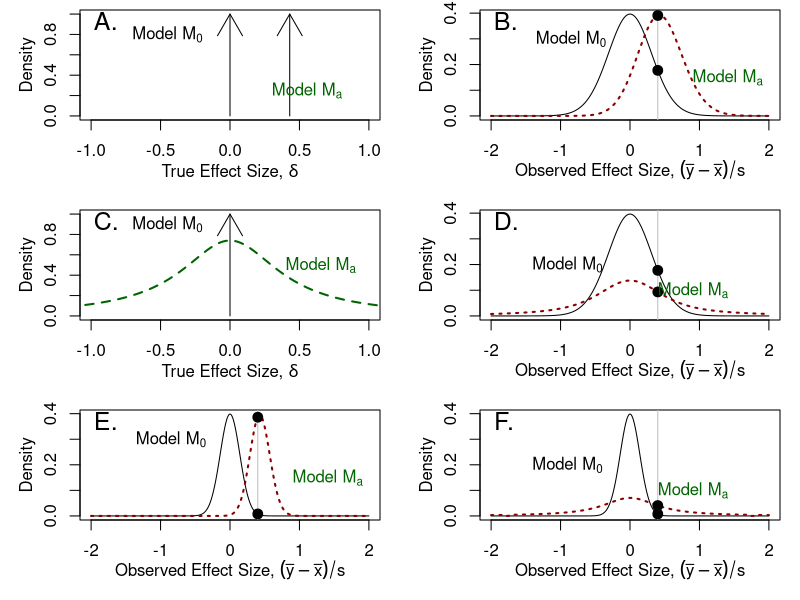
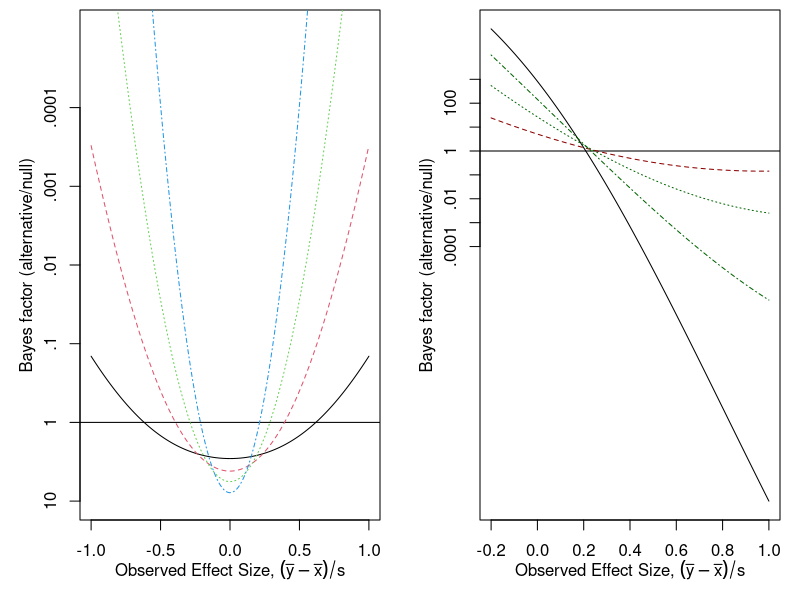

Write the R code that produced these figures, in order.
#library('msm')
#one and two-sample implemented

setwd("~/GitHub/VG2-Bayes/")
N.s = 40  #two-sample, small N
N.m = 100 # med N
N.l = 200 # large N
N.xl = 400 # extra-large N
# N=20 #one-sample

z=seq(-2, 2,.005) # over what interval do we plot?
I=length(z)

# Generate estimates
#Cauchy
s=.43 # set scale
f=dcauchy(z,0,s) # get density function over interval Z for cauchy w/ scale s

# Epred gives prediction of the null model:
EDens=function(obs,N) dt(sqrt(N)/2*obs,(N-2))
# EDens=function(obs,N) dt(sqrt(N)*obs,N-1) # pdf of expected data (will treat N as constant) 
# effect size above is t-value * sqrt(N) so that it is scaled to standard dev. not standard error.
Epred.s=EDens(z,N.s) # run this over z for the expected data given H0
#Epred.m=EDens(z,N.m)
Epred.l=EDens(z,N.l)
#Epred.xl=EDens(z,N.xl)

# Ppred gives prediction of the point-alternative effect model:
PDens = function(obs, N) dt(sqrt(N)/2*obs, N-2, ncp = sqrt(N)/2*.43)
Ppred.s = PDens(z, N.s)
#Ppred.m = PDens(z,N.m)
Ppred.l = PDens(z,N.l)
#Ppred.xl = PDens(z,N.xl)

# Cpred gives prediction of the Cauchy-distributed effect model:
Cintgrand=function(delta,obs,N) dt(sqrt(N/2)*obs,2*(N-1),sqrt(N/2)*delta)*dcauchy(delta,0,s)
#Cintgrand=function(delta,obs,N) {
#  dt(sqrt(N)*obs, df = N-1, ncp = sqrt(N) * delta) * dcauchy(delta, 0 ,s) # convolved t with cauchy
#  # This is product of prob of observed effect size at some effect size delta TIMES
#  # the prior probability of that effect size delta given the model (Cauchy with scale s)
#}
# integrate Cintgrand over obs=[-20, 20]
CDens=function(obs,N) integrate(Cintgrand,lower=-20,upper=20,obs=obs,N=N)$value 
# Now integrate over every possible effect size on z
Cpred.s = Cpred.m = Cpred.l = Cpred.xl = 1:I
for (i in 1:I) Cpred.s[i]=CDens(z[i],N.s) 
#for (i in 1:I) Cpred.m[i]=CDens(z[i],N.m)
for (i in 1:I) Cpred.l[i]=CDens(z[i],N.l) 
#for (i in 1:I) Cpred.xl[i]=CDens(z[i],N.xl)

# Npred gives prediction of Anderson's point hypothesis
Nintgrand = function(delta, obs, N) { # function of delta, treating obs and N as constants
  dt(sqrt(N/2)*obs, df = 2*(N-1), ncp = sqrt(N/2)*delta) * dnorm(delta, mean = 0.43, sd = .1)
}
NDens = function(obs, N) integrate(Nintgrand, lower=-20, upper=20, obs=obs, N=N, 
                                   subdivisions=1000, rel.tol = .Machine$double.eps^0.5)$value
Npred.s = Npred.m = Npred.l = Npred.xl = 1:I
for (i in 1:I) Npred.s[i]=NDens(z[i],N.s) 
#for (i in 1:I) Npred.m[i]=NDens(z[i],N.m)
for (i in 1:I) Npred.l[i]=NDens(z[i],N.l) 
#for (i in 1:I) Npred.xl[i]=NDens(z[i],N.xl)

# generate data for figure 2A
BF = function(obs, N) EDens(obs, N)/CDens(obs, N)
BF2 = function(obs, N) EDens(obs, N)/NDens(obs, N)
effect = seq(-1, 1, .005)
BFList.s = BFList.m = BFList.l = BFList.xl = 1:length(effect)
for (i in 1:length(effect)) BFList.s[i] = EDens(effect[i],N.s)/CDens(effect[i],N.s)
for (i in 1:length(effect)) BFList.m[i] = EDens(effect[i],N.m)/CDens(effect[i],N.m)
for (i in 1:length(effect)) BFList.l[i] = EDens(effect[i],N.l)/CDens(effect[i],N.l)
for (i in 1:length(effect)) BFList.xl[i] = EDens(effect[i],N.xl)/CDens(effect[i],N.xl)
# generate data for figure 2B
# Shrinking scale on x-axis for lots of reasons (visibility, but also integration was borked)
effectNarrow = seq(-.2, 1, .005)
BFList2.s = BFList2.m = BFList2.l = BFList2.xl = 1:length(effectNarrow)
for (i in 1:length(effectNarrow)) BFList2.s[i] = EDens(effectNarrow[i],N.s)/NDens(effectNarrow[i],N.s)
for (i in 1:length(effectNarrow)) BFList2.m[i] = EDens(effectNarrow[i],N.m)/NDens(effectNarrow[i],N.m)
for (i in 1:length(effectNarrow)) BFList2.l[i] = EDens(effectNarrow[i],N.l)/NDens(effectNarrow[i],N.l)
for (i in 1:length(effectNarrow)) BFList2.xl[i] = EDens(effectNarrow[i],N.xl)/NDens(effectNarrow[i],N.xl)############

## Figure 1
# Prepare plot space
pdf('BFFigure.pdf', width=8, height=11) # attempting to scale approximately to A4 dimensions #width=12,height=24) 
par(mfrow=c(3,2),cex=1,mar=c(4,4,.5,1),mgp=c(2.2,1,0)) # 

# Plotting, row 1
# Priors:
plot(z,f,typ='n', # type 'n' for no plotting, just scales
     xlab=expression(paste("True Effect Size, ",delta)), xlim = c(-1, 1),
     ylab="Density",ylim=c(0,1)) 
#lines(z,f,col="darkgreen",lty=2,lwd=2) # draw Cauchy density function
arrows(0,0,0,1) # Draw Dirac for null hypothesis
arrows(.43,0,.43,1) # Draw Dirac for point-alternative hypothesis
# arrows(.21, 0, .21, 1, col="red") # Draw Dirac for Anderson's hypothesis (not truly Dirac but might as well be)
# text labels
# Add text for red dirac arrow?
text(-.2,.8,expression(paste("Model ",M[0])),adj=1)
text(.3,.25,expression(paste("Model ",M[a])),col="darkgreen",adj=0)
mtext(side=3,adj=.05,cex=1.5,'A.',line=-1.2)

# Probabilities given data:
plot(z,Epred.s,typ='l',xlab=expression(paste("Observed Effect Size, ",(bar(y)-bar(x))/s)),ylab="Density")
lines(z,Ppred.s,lty=3,lwd=2,col='darkred') # data given point-alternative
obs = .4
abline(v=obs,col='grey')
points(obs,EDens(obs,N.s),cex=1.3,pch=19)
points(obs,PDens(obs,N.s),cex=1.3,pch=19)
PDens(obs,N.s)/EDens(obs,N.s)
#points(obs,CDens(obs[1],N),cex=1.3,pch=19,col='darkgreen')
#points(obs,NDens(obs, N), cex=1.3, pch=19, col='darkred')
#lines(z, Cpred,lty=2,lwd=2,col='darkgreen') # data given JZS prior
#lines(z, Npred, lty=3, lwd=2, col='darkred') # data given Anderson's hypothesis
text(-.35,.3,expression(paste("Model ",M[0])),adj=1)
text(.9,.15,expression(paste("Model ",M[a])),col="darkgreen",adj=0)
# points(obs[2],EDens(obs[2],N),cex=1.3,pch=21,bg='white',lwd=2)
# points(obs[2],CDens(obs[2],N),cex=1.3,pch=21,col='darkgreen',bg='white',lwd=2)
mtext(side=3,adj=.05,cex=1.5,'B.',line=-1.2)

# Plotting, row 2
# Priors
plot(z,f,typ='n', # type 'n' for no plotting, just scales
     xlab=expression(paste("True Effect Size, ",delta)), xlim = c(-1, 1),
     ylab="Density",ylim=c(0,1)) 
lines(z,f,col="darkgreen",lty=2,lwd=2) # draw Cauchy density function
arrows(0,0,0,1) # Draw Dirac for null hypothesis
# text labels
# Add text for red dirac arrow?
text(-.2,.9,expression(paste("Model ",M[0])),adj=1)
text(.4,.5,expression(paste("Model ",M[a])),col="darkgreen",adj=0)
mtext(side=3,adj=.05,cex=1.5,'C.',line=-1.2)
# Probabilities given data:
plot(z,Epred.s,typ='l',xlab=expression(paste("Observed Effect Size, ",(bar(y)-bar(x))/s)),ylab="Density")
lines(z,Cpred.s,lty=3,lwd=2,col='darkred') # data given JZS-prior alternative
obs = .4
abline(v=obs,col='grey')
points(obs,EDens(obs,N.s),cex=1.3,pch=19)
points(obs,CDens(obs,N.s),cex=1.3,pch=19)
text(-.4,.2,expression(paste("Model ",M[0])),adj=1)
text(.4,.1,expression(paste("Model ",M[a])),col="darkgreen",adj=0)
mtext(side=3,adj=.05,cex=1.5,'D.',line=-1.2)
EDens(obs,N.s)/CDens(obs,N.s)

# Plotting, row 3
# H0 vs Craig meta with big N
plot(z,Epred.l,typ='l',xlab=expression(paste("Observed Effect Size, ",(bar(y)-bar(x))/s)),ylab="Density")
lines(z,Ppred.l,lty=3,lwd=2,col='darkred') # data given point-alternative
obs = .4
abline(v=obs,col='grey')
points(obs,EDens(obs,N.l),cex=1.3,pch=19)
points(obs,PDens(obs,N.l),cex=1.3,pch=19)
PDens(obs,N.l)/EDens(obs,N.l)
text(-.35,.3,expression(paste("Model ",M[0])),adj=1)
text(.9,.15,expression(paste("Model ",M[a])),col="darkgreen",adj=0)
mtext(side=3,adj=.05,cex=1.5,'E.',line=-1.2)
# H0 vs vague alternative with big N
plot(z,Epred.l,typ='l',xlab=expression(paste("Observed Effect Size, ",(bar(y)-bar(x))/s)),ylab="Density")
lines(z,Cpred.l,lty=3,lwd=2,col='darkred') # data given JZS-prior alternative
obs = .4
abline(v=obs,col='grey')
points(obs,EDens(obs,N.l),cex=1.3,pch=19)
points(obs,CDens(obs,N.l),cex=1.3,pch=19)
text(-.4,.2,expression(paste("Model ",M[0])),adj=1)
text(.4,.1,expression(paste("Model ",M[a])),col="darkgreen",adj=0)
mtext(side=3,adj=.05,cex=1.5,'F.',line=-1.2)
EDens(obs,N.l)/CDens(obs,N.l)

dev.off()

## Figure 2:

# Prepare plot space
pdf('BFFigure2.pdf') # attempting to scale approximately to A4 dimensions #width=12,height=24) 
par(mfrow=c(1,2),cex=1,mar=c(4,4,.5,1),mgp=c(2.2,1,0)) # 

# BF10 vs observed effect size:
plot(x=effect, xlab = expression(paste("Observed Effect Size, ",(bar(y)-bar(x))/s)),
     y=BFList.s, log="y", ylim=c(10, .00001), ylab="Bayes factor (alternative/null)",
     typ='l',
     yaxt='n'
     )
axis(2, at=c(.0001, .001, .01, .1, 1, 10), 
     labels=c(".0001", ".001", ".01", ".1", "1", "10"),
     )
abline(h=1)
lines(x=effect, y=BFList.m, lty=2, col=2)
lines(x=effect, y=BFList.l, lty=3, col=3)
lines(x=effect, y=BFList.xl, lty=4, col=4)
#mtext(side=3,adj=.05,cex=1.5,'A.',line=-1.2)

# BF20 vs observed effect size:
plot(x=effectNarrow, xlab = expression(paste("Observed Effect Size, ",(bar(y)-bar(x))/s)),
     y=BFList2.xl, log="y", #ylim=c(1000, .00001)
     , ylab="Bayes factor (alternative/null)",
     typ='l'
     ,yaxt='n'
)
abline(h=1)
axis(2, at=c(.0001, .001, .01, .1, 1, 10, 100, 1000), 
     labels=c(".0001", ".001", ".01", ".1", "1", "10", "100", "1000"),
)
lines(x=effectNarrow, y=BFList2.s, lty=2, col="darkred")
lines(x=effectNarrow, y=BFList2.m, lty=3, col="darkgreen")
lines(x=effectNarrow, y=BFList2.l, lty=4, col="darkgreen")
dev.off()

# #################################################
# myRate=4
# myShape=3
# mySpec=function(z,rate,shape) .5*dgamma(z,shape=shape,rate=rate)+.5*dgamma(-z,shape=shape,rate=rate)
# f=mySpec(z,rate=myRate,shape=myShape)
# plot(z,f,typ='n',xlab=expression(paste("True Effect Size, ",delta)),ylab="Density",ylim=c(0,1))
# lines(z,f,col="darkgreen",lty=2,lwd=2)
# arrows(0,0,0,1)
# text(-.2,.9,expression(paste("Model ",M[0])),adj=1)
# text(1,.4,expression(paste("Model ",M[b])),col="darkgreen",adj=0)
# mtext(side=3,adj=.05,cex=1.7,'C.',line=-1.1)
# 
# Uintgrand=function(delta,obs,N)
#   #dt(sqrt(N/2)*obs,2*(N-1),sqrt(N/2)*delta)*mySpec(delta,rate=myRate,shape=myShape)
#   dt(sqrt(N)*obs,N-1,sqrt(N)*delta)*mySpec(delta,rate=myRate,shape=myShape)
# 
# UDens=function(obs,N) integrate(Uintgrand,lower=-6,upper=6,obs=obs,N=N)$value
# 
# Upred=1:I
# for (i in 1:I) Upred[i]=UDens(z[i],N)
# plot(z,Epred,typ='l',xlab=expression(paste("Observed Effect Size, ",(bar(y)-bar(x))/s)),ylab="Density")
# abline(v=obs,col='grey')
# lines(z,Upred,lty=2,lwd=2,col='darkgreen')
# text(-.35,.3,expression(paste("Model ",M[0])),adj=1)
# text(1.05,.08,expression(paste("Model ",M[b])),col="darkgreen",adj=0)
# points(obs[1],EDens(obs[1],N),cex=1.3,pch=19)
# points(obs[1],UDens(obs[1],N),cex=1.3,pch=19,col='darkgreen')
# points(obs[2],EDens(obs[2],N),cex=1.3,pch=21,bg='white',lwd=2)
# points(obs[2],UDens(obs[2],N),cex=1.3,pch=21,col='darkgreen',bg='white',lwd=2)
# mtext(side=3,adj=.05,cex=1.7,'D.',line=-1.1)
# 
# ####################
# 
# f=dtnorm(z,0,1,0,Inf)
# plot(z,f,typ='n',xlab=expression(paste("True Effect Size, ",delta)),ylab="Density",ylim=c(0,1))
# lines(z,f,col="darkgreen",lty=2,lwd=2)
# #lines(-z,f,typ='l',col="darkred",lwd=2,lty=2)
# arrows(0,0,0,1)
# text(-.2,.9,expression(paste("Model ",M[0])),adj=1)
# text(1.1,.5,expression(paste("Model ",M[p])),col="darkgreen",adj=0)
# mtext(side=3,adj=0,cex=1.5,'E.')
# 
# WMintgrand=function(delta,obs,N)
#   #dt(sqrt(N/2)*obs,2*(N-1),sqrt(N/2)*delta)*dtnorm(delta,0,1,0,Inf)
#   dt(sqrt(N)*obs,(N-1),sqrt(N)*delta)*dtnorm(delta,0,1,0,Inf)
# 
# WMDens=function(obs,N) integrate(WMintgrand,lower=0,upper=10,obs=obs,N=N)$value
# 
# WMpred=1:I
# for (i in 1:I) WMpred[i]=WMDens(z[i],N)
# plot(z,Epred,typ='l',xlab=expression(paste("Observed Effect Size, ",(bar(y)-bar(x))/s)),ylab="Density")
# abline(v=obs,col='grey')
# lines(z,WMpred,lty=2,lwd=2,col='darkgreen')
# lines(-z,WMpred,lty=3,lwd=2,col='darkred')
# text(-.35,.3,expression(paste("Model ",M[0])),adj=1)
# text(1.0,.13,expression(paste("Model ",M[p])),col="darkgreen",adj=0)
# text(-1.0,.13,expression(paste("Model ",M[n])),col="darkred",adj=1)
# points(obs[1],EDens(obs[1],N),cex=1.3,pch=19)
# points(obs[1],WMDens(obs[1],N),cex=1.3,pch=19,col='darkgreen')
# points(obs[2],EDens(obs[2],N),cex=1.3,pch=21,bg='white',lwd=2)
# points(obs[2],WMDens(obs[2],N),cex=1.3,pch=21,col='darkgreen',bg='white',lwd=2)
# points(obs[1],WMDens(-obs[1],N),cex=1.3,pch=19,col='darkred')
# points(obs[2],WMDens(-obs[2],N),cex=1.3,pch=21,col='darkred',bg='white',lwd=2)
# mtext(side=3,adj=.05,cex=1.7,'F.',line=-1.1)
# 
# 
# ######################
# plot(z,f,typ='n',xlab=expression(paste("True Effect Size, ",delta)),ylab="Density",ylim=c(0,1))
# arrows(0,0,0,1)
# arrows(.2,0,.2,1,lty=2,col='darkgreen',lwd=2)
# text(-.2,.9,expression(paste("Model ",M[0])),adj=1)
# text(.4,.9,expression(paste("Model ",M[d])),col="darkgreen",adj=0)
# mtext(side=3,adj=0,cex=1.5,'E.')
# mtext(side=3,adj=.05,cex=1.7,'G.',line=-1.1)
# 
# #ChDens=function(obs,N) dt(sqrt(N/2)*obs,2*(N-1),sqrt(N/2)*.2)
# ChDens=function(obs,N) dt(sqrt(N)*obs,N-1,sqrt(N)*.2)
# Chpred=ChDens(z,N)
# plot(z,Epred,typ='l',xlab=expression(paste("Observed Effect Size, ",(bar(y)-bar(x))/s)),ylab="Density")
# abline(v=obs,col='grey')
# lines(z,Chpred,lty=2,lwd=2,col='darkgreen')
# text(-.35,.3,expression(paste("Model ",M[0])),adj=1)
# text(.8,.1,expression(paste("Model ",M[d])),adj=0,col='darkgreen')
# points(obs[1],EDens(obs[1],N),cex=1.3,pch=19)
# points(obs[1],ChDens(obs[1],N),cex=1.3,pch=19,col='darkgreen')
# points(obs[2],EDens(obs[2],N),cex=1.3,pch=21,bg='white',lwd=2)
# points(obs[2],ChDens(obs[2],N),cex=1.3,pch=21,col='darkgreen',bg='white',lwd=2)
# mtext(side=3,adj=.05,cex=1.7,'H.',line=-1.1)
# 
# dev.off()
# 
# 
# bf=matrix(ncol=4,c(
#   CDens(obs[1],N)/EDens(obs[1],N),
#   CDens(obs[2],N)/EDens(obs[2],N),
#   UDens(obs[1],N)/EDens(obs[1],N),
#   UDens(obs[2],N)/EDens(obs[2],N),
#   WMDens(obs[1],N)/EDens(obs[1],N),
#   WMDens(obs[2],N)/EDens(obs[2],N),
#   ChDens(obs[1],N)/EDens(obs[1],N),
#   ChDens(obs[2],N)/EDens(obs[2],N)))
# 
# print(c(CDens(obs[1],N),EDens(obs[1],N)))
# print(c(CDens(obs[2],N),EDens(obs[2],N)))
